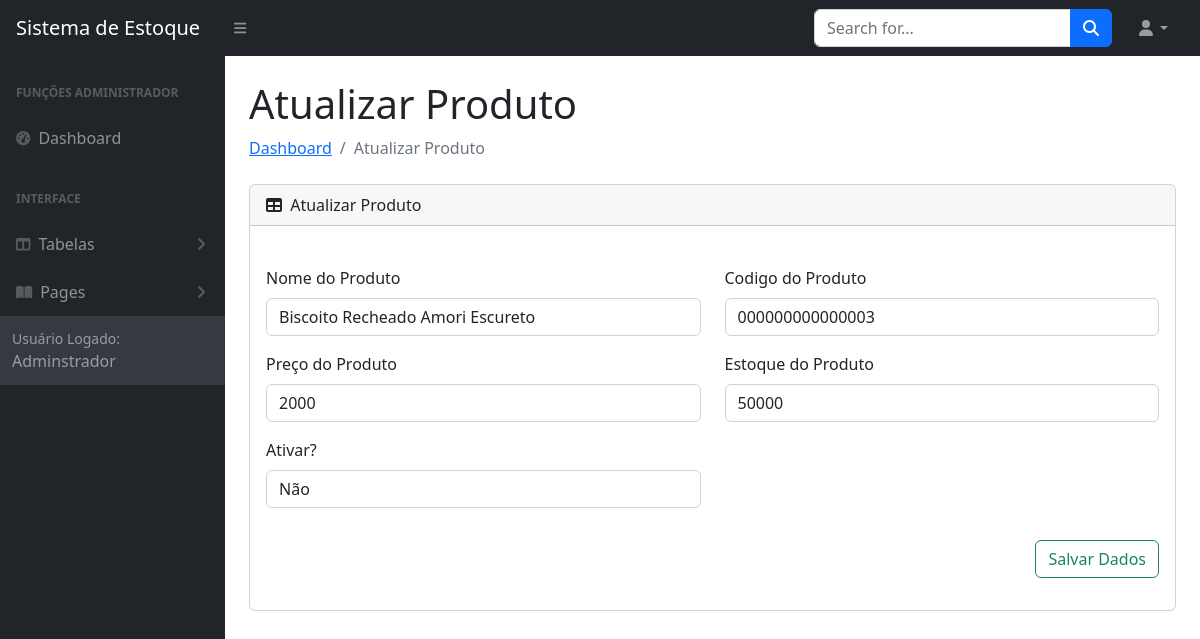
/sistema.php?pagina=atualizarProduto&id=3 (signed in), run on an earlier commit of the app's database.
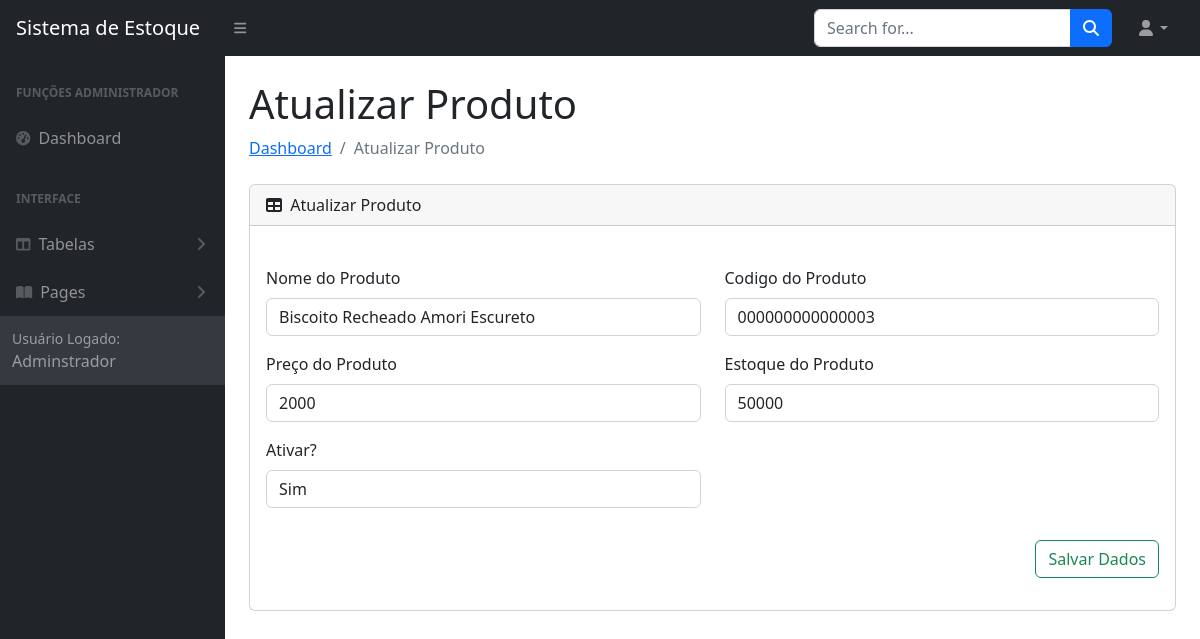
And on a later commit of the database.
### tables this page shows
CREATE TABLE `produtos` (
  `id` int NOT NULL,
  `nome` varchar(50) DEFAULT NULL,
  `codigo` varchar(15) DEFAULT NULL,
  `preco` float(7,2) DEFAULT NULL,
  `estoque` int DEFAULT NULL,
  `ativo` tinyint(1) DEFAULT NULL,
  `isDeleted` varchar(1) NOT NULL,
  `cadastradoEm` timestamp NULL DEFAULT CURRENT_TIMESTAMP
);

### sistema.php (called while the page is built, shortened)
<?php
    include_once 'models/Config.php';
    include_once 'controllers/validate.php';
    function pageContent(){
        validarPagina();
    }
    include_once 'views/layout.php';
?>

### models/Config.php (called while the page is built, shortened)
<?php
    class Config {
        public static $project = "_Projeto_CRUD_UTD";
        public static function urlBase(){
            return "http://".$_SERVER['SERVER_NAME']."/".self::$project;
        }
    }

### models/Manager.php (called while the page is built, shortened)
<?php
	class Manager extends Connect{
		public function select_common($table, $fields, $filters, $query_extra){
			$pdo = parent::get_instance();
			$query = "SELECT ";
			if($fields != null){
				$query .= implode(", ", $fields);
			}else{
				$query .= "*";
			}
			$query .= " FROM $table";
			if($filters != null){
				$query .= " WHERE ";
				foreach ($filters as $key => $value) {
					$query .= "$key=:$key AND ";
				}
				$query = substr($query, 0, -4);
			}
			$statement = $pdo->prepare($query);
			if($filters != null){
				foreach ($filters as $key => $value) {
					$filters[$key] = filter_var($value);
				}
				foreach ($filters as $key => $value) {
					$statement->bindValue(":$key", $value, PDO::PARAM_STR);
				}
			}
			$statement->execute();
			$data = [];
			if($statement->rowCount()){
				while($result = $statement->fetch(PDO::FETCH_ASSOC)){
					$data[] = $result;
				}
			}else{
				return false;
			}
			return $data;
		}
	}
?>

### views/modulos/produtos/atualizar.php (the view, shortened to what this page needs)
<div class="container-fluid px-4">
    <h1 class="mt-4"><?= $titleSection; ?></h1>
    <ol class="breadcrumb mb-4">
        <li class="breadcrumb-item"><a href="#">Dashboard</a></li>
        <li class="breadcrumb-item active"><?= $titleSection; ?></li>
    </ol>
    <div class="card mb-4">
        <div class="card-header">
            <i class="fas fa-table me-1"></i>
            <?= $titleSection; ?>
        </div>
        <div class="card-body">
            <form action="<?=Config::urlBase();?>/controllers/Produtos.php" method="POST" class="form-horizontal mt-4" enctype="multipart/form-data">
                <div class="row">
                    <div class="col-6">
                        <div class="mb-3">
                            <label for="exampleFormControlInput1" class="form-label"><span class="iconify" data-icon="" style="color: #198754;"></span> Nome do Produto </label>
                            <input name="nome" type="text" class="form-control" id="exampleFormControlInput1" placeholder1="Nome do Produto" value="<?=$data['nome'];?>">
                        </div>
                    </div>
                    <div class="col-6">
                        <div class="mb-3">
                            <label for="exampleFormControlInput1" class="form-label"><span class="iconify" data-icon="" style="color: #198754;"></span> Codigo do Produto </label>
                            <input name="codigo" type="text" class="form-control" id="exampleFormControlInput1" placeholder1="Nome do Produto" value="<?=$data['codigo'];?>">
                        </div>
                    </div>
                    <div class="col-6">
                        <div class="mb-3">
                            <label for="exampleFormControlInput1" class="form-label"><span class="iconify" data-icon="" style="color: #198754;"></span> Preço do Produto </label>
                            <input name="preco" type="text" class="form-control" id="exampleFormControlInput1" placeholder1="Nome do Produto" value="<?=$data['preco'];?>">
                        </div>
                    </div>
                    <div class="col-6">
                        <div class="mb-3">
                            <label for="exampleFormControlInput1" class="form-label"><span class="iconify" data-icon=""  style="color: #198754;"></span> Estoque do Produto </label>
                            <input name="estoque" type="text" class="form-control" id="exampleFormControlInput1" placeholder1="Nome do Produto" value="<?=$data['estoque'];?>">
                        </div>
                    </div>
                    <div class="col-6">
                        <div class="mb-3">
                            <label for="exampleFormControlInput1" class="form-label"><span class="iconify" data-icon=""  style="color: #198754;"></span> Ativar? </label>
                            <select name="ativo" id="" class="form-control">
                                <option <?=($data['ativo']) ? "selected" : "" ;?> value="1"> Sim </option>
                                <option <?=(!$data['ativo']) ? "selected" : "" ;?> value="0"> Não </option>
                            </select>
                        </div>
                    </div>
                    <div class="col-12 mt-3">
                        <p class="text-end">
                            <button class="btn btn-outline-success" type="submit">
                                Salvar Dados
                            </button>
                        </p>
                    </div>
                </div>
            </form>
        </div>
    </div>
</div>

What changed in the data, as far as the page shows it:
changed produtos "Biscoito Recheado Amori Escureto": ativo "Não" → "Sim"
